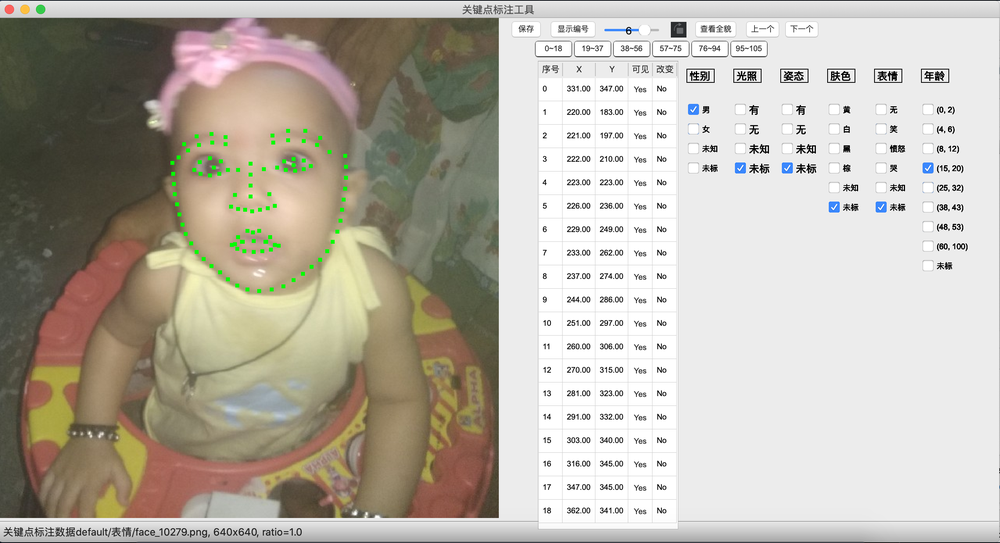
#> input picture pic/demo.png, 1000 x 543 px, shrunk from 2558 x 1390 before the run
$ python big.py
#> lines starting #> are read from the running program, lines starting #| are printed output that depends on the picture
#> further down, image is the input picture: shape (543, 1000, 3); mean B, G, R 168.8, 179.8, 185.5
# -*- coding: utf-8 -*-
import cv2


class Rect(object):
    def __init__(self, pt1=(0, 0), pt2=(0, 0)):
        self.tl = pt1
        self.br = pt2
        self.regularize()

    def regularize(self):
        """
        make sure tl = TopLeft point, br = BottomRight point
        """
        tl = (min(self.tl[0], self.br[0]), min(self.tl[1], self.br[1]))
        br = (max(self.tl[0], self.br[0]), max(self.tl[1], self.br[1]))
        self.tl = tl
        self.br = br

    # [31 lines left out: functions get_center, get_width, get_height, height_over_width, get_area, not called in this run]


class DrawZoom(object):
    def __init__(self, image, color,
                 current_pt=(0, 0),
                 default_zoom_image_size=(150, 150)):
        self.original_image = image
        self.color = color
        self.thickness = 1
        self.current_pt = current_pt
        self.default_zoom_image_size = default_zoom_image_size

        self.rect_in_big_image = Rect()
        self.rect_in_zoom_image = Rect()
        self.zoom_offset = (0, 0)

        self.is_drawing_big = False
        self.is_drawing_zoom = False
        self.exist_rect = False

        self.big_image = image.copy()
        self.zoom_image = None
        self.zoom_image_backup = None
        self.get_zoom_image()

    def get_image_height(self):
        """
        get height of big image
        """
        return self.original_image.shape[0]

    def get_image_width(self):
        """
        get width of big image
        """
        return self.original_image.shape[1]

    def get_margin_height(self):
        """
        get height of margin. in the margin area of big image, coordinate of
        current_pt does NOT change
        """
        return self.default_zoom_image_size[0] // 2

    def get_margin_width(self):
        """
        get width of margin
        """
        return self.default_zoom_image_size[1] // 2

    def get_zoom_image(self, height_ratio_expand=0.2, width_ratio_expand=0.2):
        """
        get zoom image for two cases: the rect exists or not.
        height_ratio_expand and width_ratio_expand are used for expanding some
        area of rect
        """
        if not self.exist_rect:
            self.get_zoom_image_for_current_pt()
        elif self.rect_in_big_image.get_area() > 0:
            self.get_zoom_image_for_rect(height_ratio_expand,
                                         width_ratio_expand)

    def get_zoom_image_for_current_pt(self):
        """
        get zoom image for current mouse point (when rect does not exist)
        """
        # (x, y) is center coordinate
        x = max(self.current_pt[0], self.get_margin_width())
        x = min(x, self.get_image_width() - self.get_margin_width())
#> x = 75
        y = max(self.current_pt[1], self.get_margin_height())
        y = min(y, self.get_image_height() - self.get_margin_height())
#> y = 75

        tl_x = x - self.get_margin_width()
#> tl_x = 0
        tl_y = y - self.get_margin_height()
#> tl_y = 0
        br_x = x + self.get_margin_width()
#> br_x = 150
        br_y = y + self.get_margin_height()
#> br_y = 150
        tl_x, tl_y, br_x, br_y = self.shrink_rect(tl_x, tl_y, br_x, br_y)
        self.zoom_image = self.big_image[tl_y:br_y, tl_x:br_x]
        self.zoom_image_backup = self.original_image[tl_y:br_y, tl_x:br_x]
        self.zoom_offset = (tl_x, tl_y)

    # [26 lines left out: function get_zoom_image_for_rect, not called in this run]

    @staticmethod
    def clip(value, low, high):
        """
        clip value between low and high
        """
#> called with value = 0, low = 0, high = 1000
        output = max(value, low)
#> output = 0
        output = min(output, high)
        return output

    # [7 lines left out: function shrink_point, not called in this run]

    def shrink_rect(self, pt1_x, pt1_y, pt2_x, pt2_y):
        """
        shrink rect to inside big image
        """
        pt1_x = self.clip(pt1_x, 0, self.get_image_width())
#> pt1_x = 0
        pt1_y = self.clip(pt1_y, 0, self.get_image_height())
#> pt1_y = 0
        pt2_x = self.clip(pt2_x, 0, self.get_image_width())
#> pt2_x = 150
        pt2_y = self.clip(pt2_y, 0, self.get_image_height())
#> pt2_y = 150
        rect = Rect((pt1_x, pt1_y), (pt2_x, pt2_y))
        rect.regularize()
        tl_x, tl_y = rect.tl
#> tl_x = 0; tl_y = 0
        br_x, br_y = rect.br
#> br_x = 150; br_y = 150
        return tl_x, tl_y, br_x, br_y

    # [120 lines left out: functions reset_big_image, reset_zoom_image, draw_rect_in_big_image, draw_rect_in_zoom_image, update_drawing_big, update_drawing_zoom and 2 more, not called in this run]


if __name__ == '__main__':
    WIN_NAME_BIG = 'big_image'
    WIN_NAME_ZOOM = 'zoom_image'
    image = cv2.imread('../pic/demo.png')
    draw_zoom = DrawZoom(image, (0, 255, 0))
#> in get_zoom_image_for_current_pt, `self.zoom_image = self.big_image[tl_y:br_y, tl_x:br_x]`:
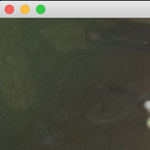
#> self.zoom_image: shape (150, 150, 3); mean B, G, R 68.5, 81.2, 79.9
    cv2.namedWindow(WIN_NAME_BIG, 0)
    cv2.namedWindow(WIN_NAME_ZOOM, 0)
    cv2.setMouseCallback(WIN_NAME_BIG, onmouse_big_image, draw_zoom)
    cv2.setMouseCallback(WIN_NAME_ZOOM, onmouse_zoom_image, draw_zoom)
    while True:
        cv2.imshow(WIN_NAME_BIG, draw_zoom.big_image)
        cv2.imshow(WIN_NAME_ZOOM, draw_zoom.zoom_image)
        key = cv2.waitKey(30)
#> (key Esc is pressed here)
        if key == 27:  # ESC
            break
    cv2.destroyAllWindows()
